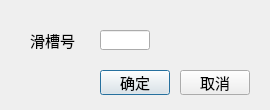
<?xml version="1.0" encoding="UTF-8"?>
<ui version="4.0">
 <class>AddHuacao</class>
 <widget class="QDialog" name="AddHuacao">
  <property name="geometry">
   <rect>
    <x>0</x>
    <y>0</y>
    <width>270</width>
    <height>110</height>
   </rect>
  </property>
  <property name="windowTitle">
   <string> 添加滑槽</string>
  </property>
  <widget class="QLabel" name="label">
   <property name="geometry">
    <rect>
     <x>30</x>
     <y>30</y>
     <width>55</width>
     <height>20</height>
    </rect>
   </property>
   <property name="font">
    <font>
     <family>黑体</family>
     <pointsize>11</pointsize>
    </font>
   </property>
   <property name="text">
    <string>滑槽号</string>
   </property>
  </widget>
  <widget class="QLineEdit" name="textHuacaoNumber">
   <property name="geometry">
    <rect>
     <x>100</x>
     <y>30</y>
     <width>50</width>
     <height>20</height>
    </rect>
   </property>
  </widget>
  <widget class="QPushButton" name="btnOK">
   <property name="geometry">
    <rect>
     <x>100</x>
     <y>70</y>
     <width>70</width>
     <height>25</height>
    </rect>
   </property>
   <property name="font">
    <font>
     <family>黑体</family>
     <pointsize>11</pointsize>
    </font>
   </property>
   <property name="text">
    <string>确定</string>
   </property>
  </widget>
  <widget class="QPushButton" name="btnCancel">
   <property name="geometry">
    <rect>
     <x>180</x>
     <y>70</y>
     <width>70</width>
     <height>25</height>
    </rect>
   </property>
   <property name="font">
    <font>
     <family>黑体</family>
     <pointsize>11</pointsize>
    </font>
   </property>
   <property name="text">
    <string>取消</string>
   </property>
  </widget>
 </widget>
 <layoutdefault spacing="6" margin="11"/>
 <resources/>
 <connections/>
</ui>
